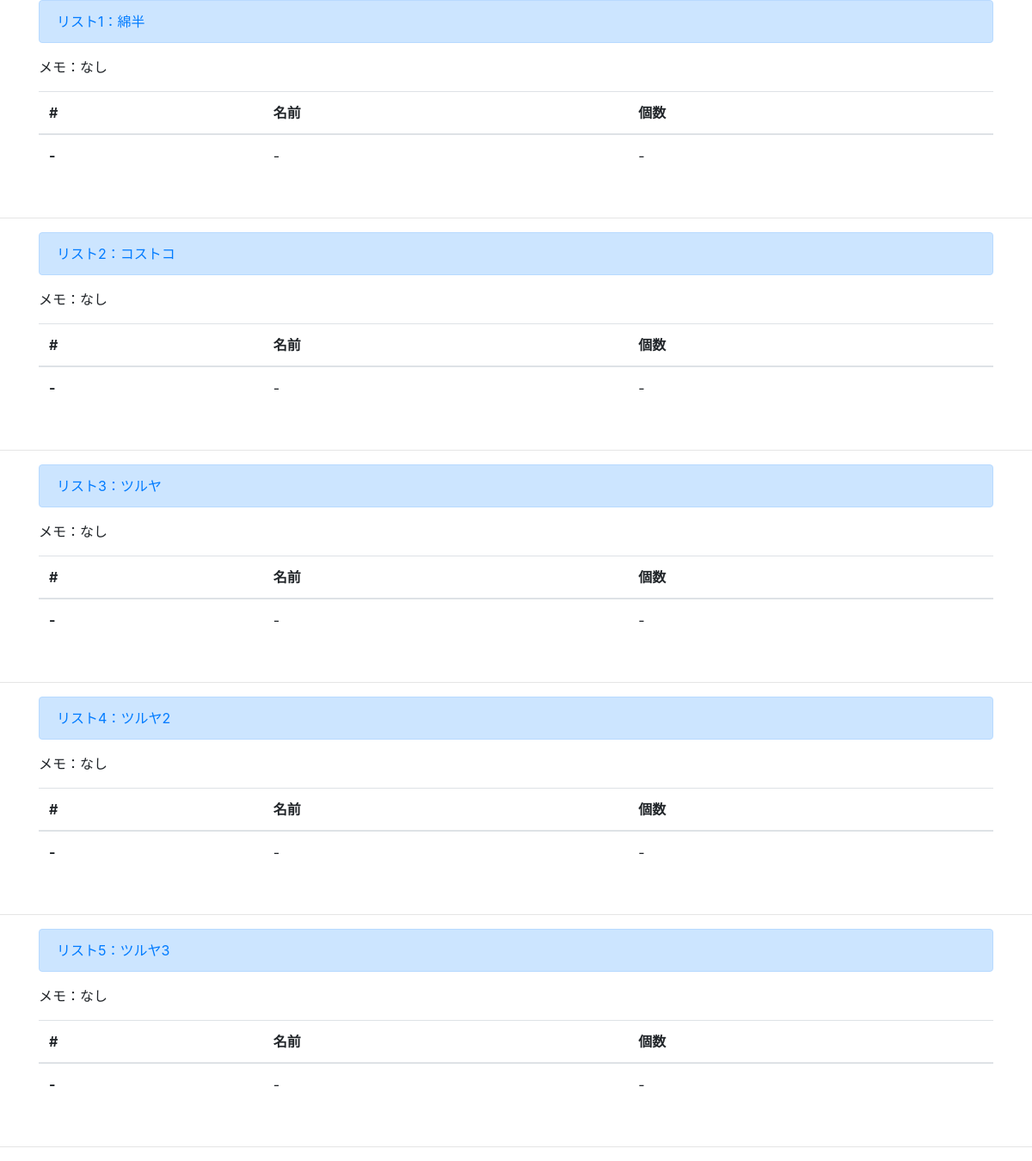
/stock/ (signed in), run on an earlier commit of the app's database.
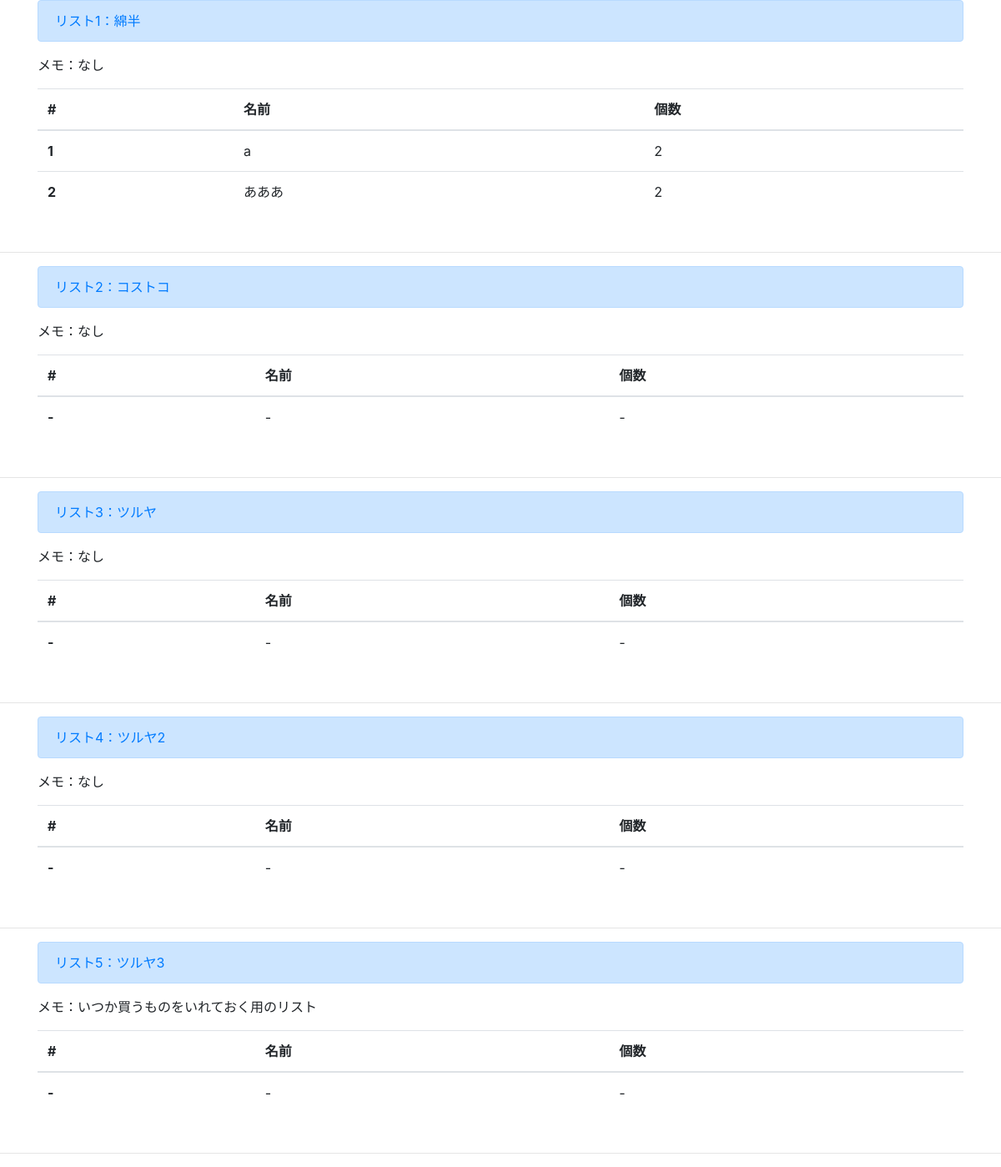
And on a later commit of the database.
### basket/models/models_stock.py (models this page shows, shortened)
class Shopping_ListModel(models.Model):
    user_id = models.CharField(
        max_length=100
        )
    list_name = models.CharField(
        max_length=100
        )
    memo = models.CharField(
        max_length=200,
        blank=True,
        null=True
        )
    created_date = models.DateTimeField(
        default=datetime.now()
        )
    modified_date = models.DateTimeField(
        default=datetime.now()
        )
    def __str__(self):
        return self.list_name
    class Meta:
        verbose_name = '買い物リスト名'

class ProductModel(models.Model):
    list_name = models.ForeignKey(
        Shopping_ListModel,
        on_delete=models.CASCADE
        )
    user_id = models.CharField(
        max_length=100
        )
    name = models.CharField(
        max_length=100
        )
    quantity = models.CharField(
        max_length=100
        )
    class Meta:
        verbose_name = 'リスト項目'

### basket/views/views_stock.py (the view)
def all_shopping_listfunc(request):
    user_id = request.user
    list_models = Shopping_ListModel.objects.filter(user_id=user_id).all()
    product_models = ProductModel.objects.filter(user_id=user_id).all()
    list_product_dic = {}
    for list_name in list_models:
        product_models = product_models.filter(list_name=list_name).all()
        if len(product_models) == 0:
            list_product_dic[list_name] = 'blank'
        else:
            list_product_dic[list_name] = product_models
    return render(request, 'stock/shopping_list.html', {'list_product_dic':list_product_dic})

### templates/stock/shopping_list.html (shortened to what this page needs)
{% extends 'base.html' %}
{% block content %}
{% for list, product in list_product_dic.items %}
    <div class="container mb-5">
        <div class="alert alert-primary" role="alert">
            <a href="#">リスト{{ forloop.counter }}：{{ list }}</a>
        </div>
    {% if list.memo == None %}
        <p>メモ：なし</p>
    {% else %}
        <p>メモ：{{ list.memo }}</p>
    {% endif %}
    <table class="table">
        <thead>
          <tr>
            <th scope="col">#</th>
            <th scope="col">名前</th>
            <th scope="col">個数</th>
          </tr>
        </thead>
        <tbody>
        {% if product == 'blank' %}
            <tr>
              <th scope="row">-</th>
              <td>-</td>
              <td>-</td>
            </tr>
        {% else %}
            {% for item in product %}
                <tr>
                    <th scope="row">{{ forloop.counter }}</th>
                    <td>{{ item.name }}</td>
                    <td>{{ item.quantity}}</td>
                </tr>
            {% endfor %}
        {% endif %}
        </tbody>
      </table>
    </div>
    <hr>
{% endfor %}
{% endblock content %}

### templates/base.html (shortened to what this page needs)
<!doctype html>
<html lang="en">
  <head>
    <link rel="stylesheet" href="https://cdn.jsdelivr.net/npm/bootstrap@4.5.3/dist/css/bootstrap.min.css">
  </head>
  <body>
    {% block content%}
    {% endblock content %}
  </body>
</html>

What changed in the data, as far as the page shows it:
changed Shopping_ListModel "綿半": gains ProductModel (name "a", quantity "2"); gains ProductModel (name "あああ", quantity "2"); no longer shows "- - -"
changed Shopping_ListModel "ツルヤ3": memo (not shown) → "いつか買うものをいれておく用のリスト"; memo "メモ：なし" → "メモ："
